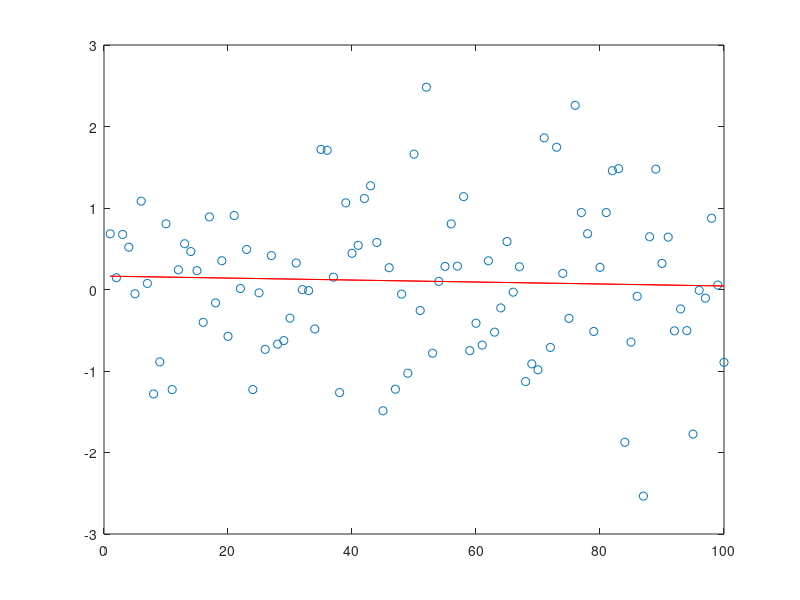

MATLAB code for this plot: (Note: this script raises an error after producing the figure.)
%% Lab5 - Ignas Laude MAT343
% MAT 343 MATLAB Assignment # 5

%% Question # 1

%(a)

% The best straight line model is the one that can fit the data on the
% graph linearly with a slope close to 0


%(b)

format short e

x = [1:1:100]';
y = randn(size(x));

X = [ones(size(x)), x];

z = X' * y;
S = X' * X;

U = chol(S);

w = U'\z;
c = U\w

plot(x,y, 'o')

q = x;

fit = c(1) + c(2) * q;

hold on

plot(q, fit, 'r');

    %(i)
    
    % Slope: -4.4533e-01
    % Y-Intercept: 5.0652e-03
    
    fit = c(1) + c(2) * x;
    
    plot(x, fit, 'r');
    
    %(ii)
    
    % Yes the values confirm my answer as both the values of Y-Intercept and Slope
    % are close to 0.
    
 %% Question # 2

 figure
 
 dat = load('co2.dat');
 
 x = dat(:,1);
 y = dat(:,2);
 
 plot(x,y,'o')
 
 figure
 
 % (a)
 
        X = [ones(size(x)), x];

        z = X' * y;
        S = X' * X;

        U = chol(S);

        w = U'\z;
        c = U\w

        plot(x,y, 'o')

        q = x;

        fit = c(1) + c(2) * q;

        hold on
        
        axis tight

        plot(q, fit, 'k', 'linewidth', 2);
 
        
        % c1 = -2.5955e+03
        % c2 = 1.4830e+00
 % (b)
        
        x = dat(:,1);
        y = dat(:,2);
 
        X = [ones(size(x)), x, x.^2];

        z = X' * y;
        S = X' * X;

        U = chol(S);

        w = U'\z;
        c = U\w

        plot(x,y, 'o')

        q = x;

        fit = c(1) + c(2) * q + c(3) * q.^2;

        hold on
        
        axis tight

        plot(q, fit, 'linewidth', 2); 
        
        legend('data points', 'linear fit', 'quadratic fit', 'location', 'northwest')
        
        % c1 = 4.4149e+04
        % c2 = -4.5606e+01
        % c3 = 1.1858e-02
        
        figure
        
%% Question # 3

    % (a)
    
    x = [1;2;3;4;5;6;7;8;9;10;11;12]
    y = [69.2;77.5;84.7;86.8;90.1;105.9;105.1;107.7;100.3;90.0;73.4;65.4]
    
        X = [ones(size(x)), x, x.^2, x.^3, x.^4, x.^5];

        z = X' * y;
        S = X' * X;

        U = chol(S);

        w = U'\z;
        c = U\w

        plot(x,y, 'o')

        q = x;

        fit = c(1) + c(2) * q + c(3) * q.^2 + c(4) * q.^3 + c(5) * q.^4 + c(6) * q.^5 ;

        hold on
        
        axis tight

        plot(q, fit, 'linewidth', 2); 
        
        % c1 = 4.2877e+01
        % c2 = 3.9841e+01
        % c3 = -1.6978e+01
        % c4 = 3.6134e+00
        % c5 = -3.3493e-01
        % c6 = 1.0812e-02
        
        figure
        
   % (b)
   
    x = [1;2;3;4;5;6;7;8;9;10;11;12]
    y = [69.2;77.5;84.7;86.8;90.1;105.9;105.1;107.7;100.3;90.0;73.4;65.4]
    
    X = [ones(size(x)), x, x.^2, x.^3, x.^4, x.^5];
    
    c = X\T
    c = c([6:-1:1]);
    q = 1:0.1:12;
    z = polyval(c,q);
    figure
    plot(q,z,m,T,'o');
    axis tight
    
        % c1 = 4.2877e+01
        % c2 = 3.9841e+01
        % c3 = -1.6978e+01
        % c4 = 3.6134e+00
        % c5 = -3.3493e-01
        % c6 = 1.0812e-02
        
    %(a) They are the same 
    %(b) Line is a closer and more accurate fit to the data set
    
